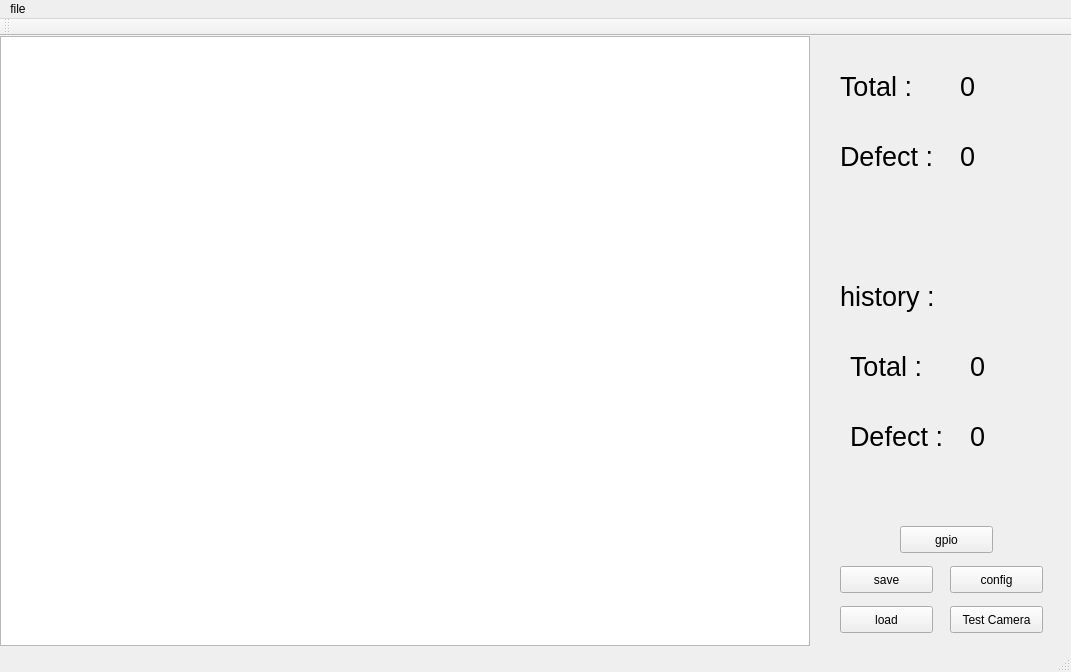
<?xml version="1.0" encoding="UTF-8"?>
<ui version="4.0">
 <class>MainWindow</class>
 <widget class="QMainWindow" name="MainWindow">
  <property name="geometry">
   <rect>
    <x>0</x>
    <y>0</y>
    <width>1071</width>
    <height>672</height>
   </rect>
  </property>
  <property name="windowTitle">
   <string>MainWindow</string>
  </property>
  <widget class="QWidget" name="centralWidget">
   <widget class="QGraphicsView" name="graphicsView">
    <property name="geometry">
     <rect>
      <x>0</x>
      <y>0</y>
      <width>810</width>
      <height>610</height>
     </rect>
    </property>
   </widget>
   <widget class="QLabel" name="label">
    <property name="geometry">
     <rect>
      <x>840</x>
      <y>30</y>
      <width>81</width>
      <height>41</height>
     </rect>
    </property>
    <property name="font">
     <font>
      <pointsize>20</pointsize>
     </font>
    </property>
    <property name="text">
     <string>Total :</string>
    </property>
   </widget>
   <widget class="QLabel" name="label_2">
    <property name="geometry">
     <rect>
      <x>840</x>
      <y>100</y>
      <width>111</width>
      <height>41</height>
     </rect>
    </property>
    <property name="font">
     <font>
      <pointsize>20</pointsize>
     </font>
    </property>
    <property name="text">
     <string>Defect :</string>
    </property>
   </widget>
   <widget class="QPushButton" name="pushButton">
    <property name="geometry">
     <rect>
      <x>950</x>
      <y>530</y>
      <width>93</width>
      <height>27</height>
     </rect>
    </property>
    <property name="text">
     <string>config</string>
    </property>
   </widget>
   <widget class="QPushButton" name="btnTestGPIO">
    <property name="geometry">
     <rect>
      <x>900</x>
      <y>490</y>
      <width>93</width>
      <height>27</height>
     </rect>
    </property>
    <property name="text">
     <string>gpio</string>
    </property>
   </widget>
   <widget class="QLabel" name="lblTotal">
    <property name="geometry">
     <rect>
      <x>960</x>
      <y>30</y>
      <width>81</width>
      <height>41</height>
     </rect>
    </property>
    <property name="font">
     <font>
      <pointsize>20</pointsize>
     </font>
    </property>
    <property name="text">
     <string>0</string>
    </property>
   </widget>
   <widget class="QLabel" name="lblDefect">
    <property name="geometry">
     <rect>
      <x>960</x>
      <y>100</y>
      <width>111</width>
      <height>41</height>
     </rect>
    </property>
    <property name="font">
     <font>
      <pointsize>20</pointsize>
     </font>
    </property>
    <property name="text">
     <string>0</string>
    </property>
   </widget>
   <widget class="QPushButton" name="btnTestCamera">
    <property name="geometry">
     <rect>
      <x>950</x>
      <y>570</y>
      <width>93</width>
      <height>27</height>
     </rect>
    </property>
    <property name="text">
     <string>Test Camera</string>
    </property>
   </widget>
   <widget class="QPushButton" name="btnTestGPIO_2">
    <property name="geometry">
     <rect>
      <x>840</x>
      <y>530</y>
      <width>93</width>
      <height>27</height>
     </rect>
    </property>
    <property name="text">
     <string>save</string>
    </property>
   </widget>
   <widget class="QPushButton" name="btnTestGPIO_3">
    <property name="geometry">
     <rect>
      <x>840</x>
      <y>570</y>
      <width>93</width>
      <height>27</height>
     </rect>
    </property>
    <property name="text">
     <string>load</string>
    </property>
   </widget>
   <widget class="QLabel" name="lblHistory">
    <property name="geometry">
     <rect>
      <x>840</x>
      <y>240</y>
      <width>111</width>
      <height>41</height>
     </rect>
    </property>
    <property name="font">
     <font>
      <pointsize>20</pointsize>
     </font>
    </property>
    <property name="text">
     <string>history :</string>
    </property>
   </widget>
   <widget class="QLabel" name="label_3">
    <property name="geometry">
     <rect>
      <x>850</x>
      <y>380</y>
      <width>111</width>
      <height>41</height>
     </rect>
    </property>
    <property name="font">
     <font>
      <pointsize>20</pointsize>
     </font>
    </property>
    <property name="text">
     <string>Defect :</string>
    </property>
   </widget>
   <widget class="QLabel" name="label_4">
    <property name="geometry">
     <rect>
      <x>850</x>
      <y>310</y>
      <width>81</width>
      <height>41</height>
     </rect>
    </property>
    <property name="font">
     <font>
      <pointsize>20</pointsize>
     </font>
    </property>
    <property name="text">
     <string>Total :</string>
    </property>
   </widget>
   <widget class="QLabel" name="lblHistoryTotal">
    <property name="geometry">
     <rect>
      <x>970</x>
      <y>310</y>
      <width>81</width>
      <height>41</height>
     </rect>
    </property>
    <property name="font">
     <font>
      <pointsize>20</pointsize>
     </font>
    </property>
    <property name="text">
     <string>0</string>
    </property>
   </widget>
   <widget class="QLabel" name="lblHistoryDefect">
    <property name="geometry">
     <rect>
      <x>970</x>
      <y>380</y>
      <width>111</width>
      <height>41</height>
     </rect>
    </property>
    <property name="font">
     <font>
      <pointsize>20</pointsize>
     </font>
    </property>
    <property name="text">
     <string>0</string>
    </property>
   </widget>
  </widget>
  <widget class="QMenuBar" name="menuBar">
   <property name="geometry">
    <rect>
     <x>0</x>
     <y>0</y>
     <width>1071</width>
     <height>25</height>
    </rect>
   </property>
   <widget class="QMenu" name="menuFile">
    <property name="title">
     <string>file</string>
    </property>
   </widget>
   <addaction name="menuFile"/>
  </widget>
  <widget class="QToolBar" name="mainToolBar">
   <attribute name="toolBarArea">
    <enum>TopToolBarArea</enum>
   </attribute>
   <attribute name="toolBarBreak">
    <bool>false</bool>
   </attribute>
  </widget>
  <widget class="QStatusBar" name="statusBar"/>
 </widget>
 <layoutdefault spacing="6" margin="11"/>
 <resources/>
 <connections/>
</ui>
